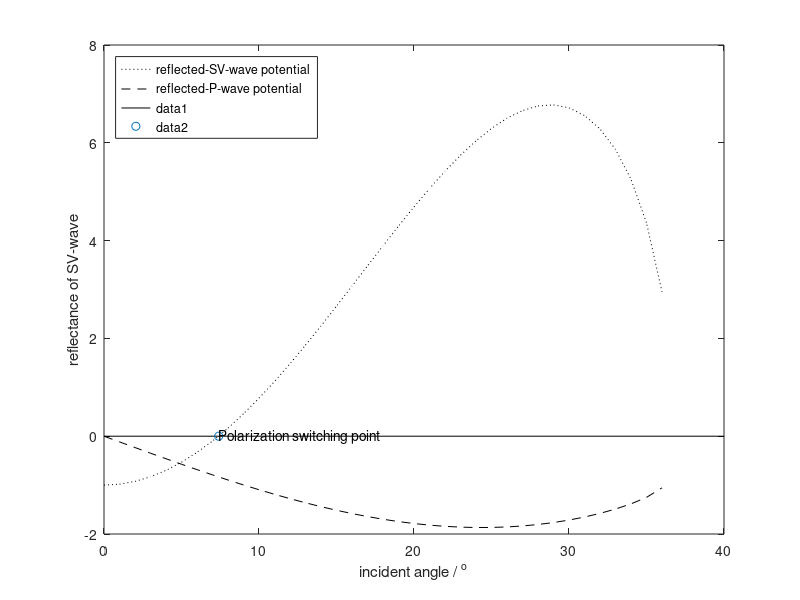

Source code (MATLAB):
%P4_2.m
alpha = 5; beta = 3;
beta2 = beta * beta;
alpha2 = alpha * alpha;
is0 = rad2deg(asin(beta / alpha));
is = 0:is0;
ip = rad2deg(asin(alpha / beta * sin(deg2rad(is))));
den = beta2 * sin(deg2rad(2 * ip)) .* sin(deg2rad(2 * is)) + alpha2 * cos(deg2rad(2 * is)) .^ 2;
BA = beta2 * sin(deg2rad(2 * ip)) .* sin(deg2rad(2 * is)) - alpha2 * cos(deg2rad(2 * is)) .^ 2 ./ den;
CA = -2 * alpha2 * sin(deg2rad(2 * ip)) .* cos(deg2rad(2 * is)) ./ den;
plot(is, BA, 'k:', is, CA, 'k--')
legend('reflected-SV-wave potential', 'reflected-P-wave potential', 'location', 'NorthWest');
xlabel('incident angle / ^o');
ylabel('reflectance of SV-wave');
hold on
plot(xlim, [0 0], 'k');
plot(7.4, 0, 'o')
text(7.4, 0, 'Polarization switching point');